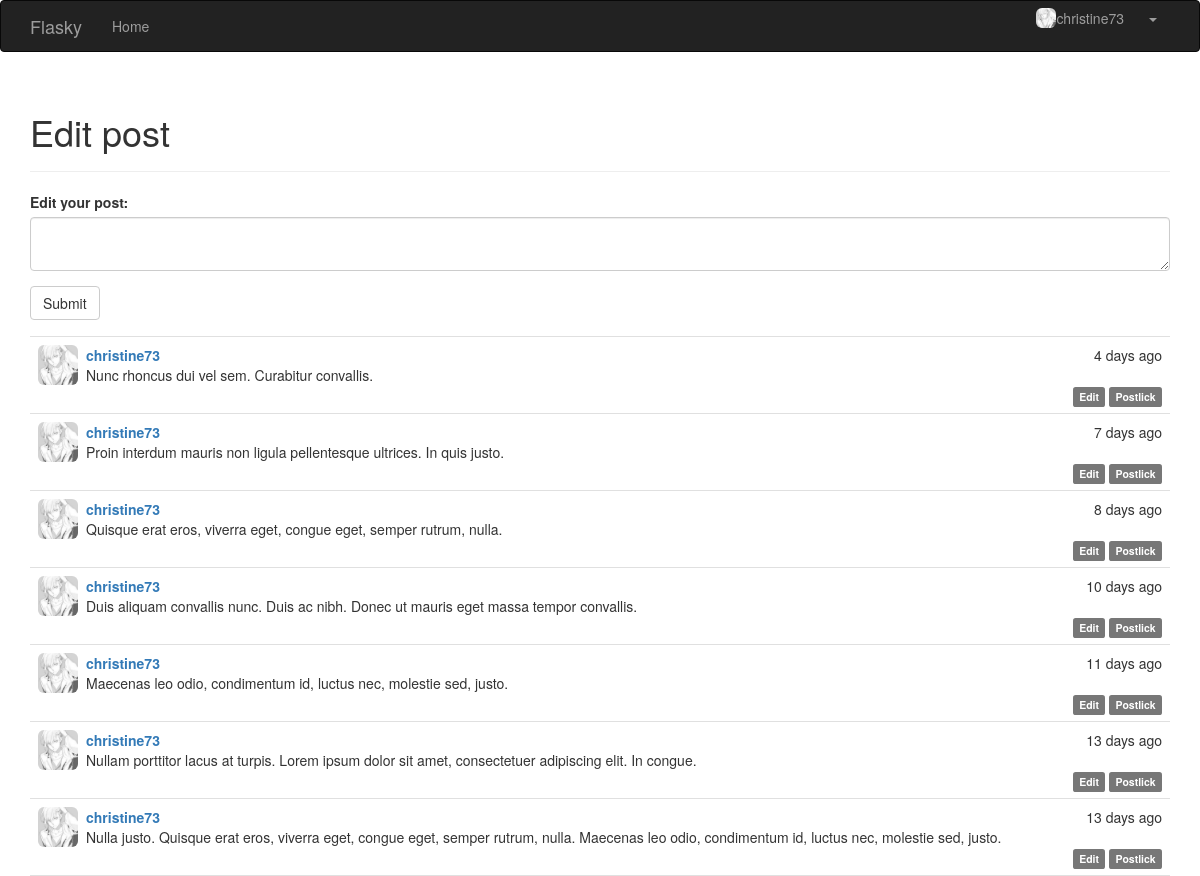
The page /edit_post (signed in) on the database its author committed.
### app/models.py (models this page shows, shortened)
class User(UserMixin,db.Model):
	__tablename__='users'
	id = db.Column(db.Integer, primary_key=True)
	username = db.Column(db.String(128), unique=True, index=True)
	gender = db.Column(db.String(32))
	address = db.Column(db.String(128))
	age=db.Column(db.Integer)
	date_of_born = db.Column(db.String(32))
	password_hash = db.Column(db.String(128))
	email = db.Column(db.String(64))
	selfintr=db.Column(db.String(256))
	role_id=db.Column(db.Integer,db.ForeignKey('roles.id'))
	confirmed=db.Column(db.Boolean,default=False)
	member_since=db.Column(db.DateTime(),default=datetime.utcnow)
	last_login=db.Column(db.DateTime(),default=datetime.utcnow)
	head_img=db.Column(db.String)
	posts=db.relationship('Post',backref='author',lazy='dynamic')
	followers=db.relationship('Follow',foreign_keys=[Follow.followed_id],
							  backref=db.backref('follower',lazy='joined'),
							  lazy='dynamic',
							  cascade='all,delete-orphan')
	followed=db.relationship('Follow',foreign_keys=[Follow.follower_id],
							 backref=db.backref('followed',lazy='joined'),
							 lazy='dynamic',
							 cascade='all,delete-orphan')
	@property
	def password(self):
		raise AttributeError('Password can not be read!')

class Post(db.Model):
	__tablename__='posts'
	id=db.Column(db.Integer,primary_key=True)
	body=db.Column(db.Text)
	body_html = db.Column(db.Text)
	timestamp=db.Column(db.DateTime,index=True,default=datetime.utcnow())
	author_id=db.Column(db.Integer,db.ForeignKey('users.id'))

### app/main/views.py (the view, shortened to what this page needs)
@main.route('/edit_post',methods=['POST',"GET"])
@login_required
def edit_post():
	form=EditPostForm()
	posts=current_user.posts.order_by(Post.timestamp.desc()).all()
	return render_template('edit_post.html',form=form,posts=posts)

### app/main/form.py
class EditPostForm(FlaskForm):
	body=TextAreaField('Edit your post:',validators=[DataRequired(),Length(min=5)])
	submit=SubmitField('Submit')

### app/auth/views.py (called while the page is built)
@auth.before_app_request
def last_login():
	if current_user.is_authenticated:
		current_user.last_login=datetime.utcnow()

@auth.before_app_request
def before_request():
	if current_user.is_authenticated and not current_user.confirmed and request.endpoint[:5]!='auth.' and request.endpoint!='static':
		return redirect(url_for('auth.unconfirmed'))

### app/main/__init__.py (called while the page is built)
@main.app_context_processor
def inject_permission():
	return dict(Permission=Permission)

### app/models.py (called while the page is built)
@login_manager.user_loader
def load_user(user_id):
	return User.query.get(int(user_id))

### app/templates/edit_post.html (shortened to what this page needs)
{% extends "base.html" %}
{%import "bootstrap/wtf.html" as wtf %}
{% block page_content %}
<div class="page-header">
    <h1>Edit post</h1>
</div>
{{ wtf.quick_form(form) }}
{% include "_posts.html" %}
{% endblock %}

### app/templates/base.html (shortened to what this page needs)
{% extends "bootstrap/base.html" %}
{% block head %}
{{ super() }}
<link rel="stylesheet" type="text/css" href="{{ url_for('static', filename='styles.css') }}">
{% endblock %}
{% block navbar %}
<div class="navbar navbar-inverse" role="navigation">
    <div class="container">
        <div class="navbar-header">
            <a class="navbar-brand" href="{{ url_for('main.index') }}">Flasky</a>
        </div>
        <div class="navbar-collapse collapse">
            <ul class="nav navbar-nav">
                <li><a href="{{ url_for('main.index') }}">Home</a></li>
            </ul>
            <ul class="nav navbar-nav navbar-right">
                {% if current_user.is_authenticated %}
                <div class="btn-group">
                    <a class="btn btn-link" href="{{ url_for('main.profile',username=current_user.username)}}">
                        <img src={{current_user.head_img}} class="img-rounded pull-left" height="20" width="20"/>
                        {{current_user.username}}
                    </a>
                    <a class="btn dropdwon-toggle btn-link" data-toggle="dropdown" href="#">
                        <span class="caret"></span>
                    </a>
                </div>
                {% else %}
                <div class="btn-group" role="group">
                    <button type="button" class="btn btn-link " onclick="window.location.href=('{{url_for('auth.login')}}')">Sign In</button>
                    <button type="button" class="btn btn-link " onclick="window.location.href=('{{url_for('auth.register')}}')">Register</button>
                </div>
                {% endif %}
            </ul>
        </div>
    </div>
</div>
{% endblock %}
{% block content %}
<div class="container">
    {% block page_content %}{% endblock %}
</div>
{% endblock %}

### app/templates/_posts.html
<ul class="posts">
    {% for post in posts %}
    <li class="post">
        <div class="post-thumbnail">
            <a href="{{url_for('main.profile',username=post.author.username)}}">
                <img class="img-rounded profile-thumbnail" src="{{post.author.head_img}}" height="40" width="40">
            </a>
        </div>
        <div class="post-date">{{ moment(post.timestamp).fromNow(refresh=True) }}</div>
        <div class="post-author">
            <a href="{{url_for('main.profile',username=post.author.username)}}">
                {{ post.author.username }}
            </a>
        </div>
        <div class="post-content">
            {{ post.body }}
            <div class="post-footer">
                {% if post in current_user.posts %}
                <a href="{{url_for('main.edit_old_post',id=post.id)}}">
                    <span class="label label-default">Edit</span>
                </a>
                {% endif %}
                <a href="{{url_for('main.post',id=post.id)}}">
                    <span class="label label-default">Postlick</span>
                </a>
            </div>
        </div>
    </li>
    {% endfor %}
</ul>

### app/static/styles.css (style rules this page uses)
.profile-thumbnail { position: absolute; }
ul.posts { list-style-type: none; padding: 0px; margin: 16px 0px 0px 0px; border-top: 1px solid #e0e0e0; }
ul.posts li.post { padding: 8px; border-bottom: 1px solid #e0e0e0; }
div.post-date { float: right; }
div.post-author { font-weight: bold; margin-left: 48px; }
div.post-thumbnail { position: absolute; }
div.post-content { margin-left: 48px; min-height: 24px; }
div.post-footer { text-align: right; }

### rows shown on the page
User: head_img (picture), username "christine73"
Post: author.head_img (picture), timestamp "4 days ago", author.username "christine73", body "Nunc rhoncus dui vel sem. Curabitur convallis."
Post: author.head_img (picture), timestamp "7 days ago", author.username "christine73", body "Proin interdum mauris non ligula pellentesque ultrices. In quis justo."
Post: author.head_img (picture), timestamp "8 days ago", author.username "christine73", body "Quisque erat eros, viverra eget, congue eget, semper rutrum, nulla."
Post: author.head_img (picture), timestamp "10 days ago", author.username "christine73", body "Duis aliquam convallis nunc. Duis ac nibh. Donec ut mauris eget massa tempor convallis."
Post: author.head_img (picture), timestamp "11 days ago", author.username "christine73", body "Maecenas leo odio, condimentum id, luctus nec, molestie sed, justo."
Post: author.head_img (picture), timestamp "13 days ago", author.username "christine73", body "Nullam porttitor lacus at turpis. Lorem ipsum dolor sit amet, consectetuer adipiscing elit. In congue."
Post: author.head_img (picture), timestamp "13 days ago", author.username "christine73", body "Nulla justo. Quisque erat eros, viverra eget, congue eget, semper rutrum, nulla. Maecenas leo odio, condimentum id, luctus nec, molestie sed, justo."
